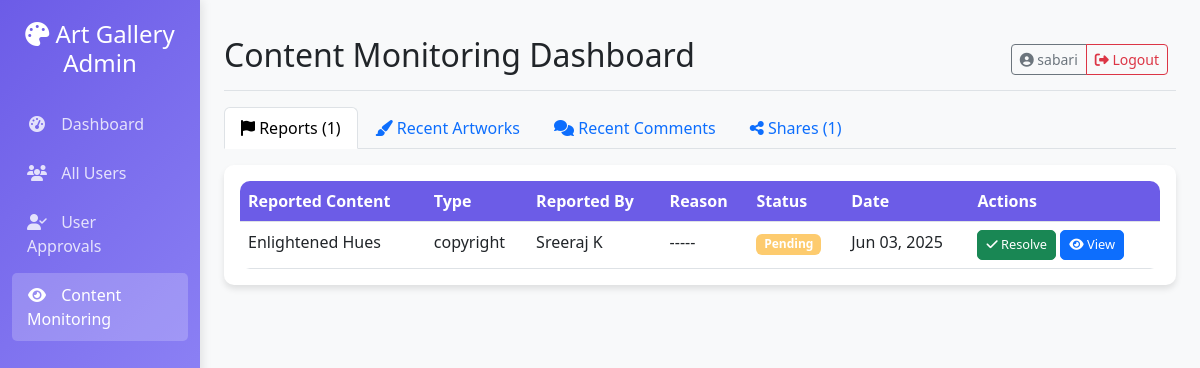
Page /admin_content/ (signed in) on the committed database.
### Art/models.py (models this page shows, shortened)
class User(AbstractUser):
    USER_TYPE_CHOICES = (
        ('artist', 'Artist'),
        ('viewer', 'Viewer')
    )
    user_type = models.CharField(max_length=10, choices=USER_TYPE_CHOICES)
    bio = models.TextField(blank=True)
    profile_picture = models.ImageField(upload_to='profiles/', blank=True)
    website = models.URLField(blank=True)
    created_at = models.DateTimeField(auto_now_add=True)
    class Meta:
        permissions = [
            ("approve_user", "Can approve/reject user accounts"),
            ("manage_content", "Can moderate content")
        ]

class Report(models.Model):
    REPORT_TYPES = (
        ('spam', 'Spam'),
        ('inappropriate', 'Inappropriate Content'),
        ('copyright', 'Copyright Violation'),
        ('other', 'Other')
    )
    reporter = models.ForeignKey(
        User,
        on_delete=models.CASCADE,
        limit_choices_to={'is_approved': True}
    )
    artwork = models.ForeignKey(
        Artwork,
        on_delete=models.CASCADE
    )
    report_type = models.CharField(max_length=20, choices=REPORT_TYPES)
    details = models.TextField(blank=True)
    created_at = models.DateTimeField(auto_now_add=True)
    is_resolved = models.BooleanField(default=False)
    resolved_by = models.ForeignKey(
        User,
        on_delete=models.SET_NULL,
        null=True,
        blank=True,
        related_name='resolved_reports',
        limit_choices_to={'is_superuser': True}
    )
    class Meta:
        ordering = ['-created_at']

class Artwork(models.Model):
    artist = models.ForeignKey(
        User,
        on_delete=models.CASCADE,
        limit_choices_to={'user_type': 'artist', 'is_approved': True}
    )
    title = models.CharField(max_length=200)
    image = models.ImageField(upload_to='artworks/')
    description = models.TextField(blank=True)
    upload_date = models.DateTimeField(auto_now_add=True)
    tags = models.CharField(max_length=255, blank=True)
    class Meta:
        ordering = ['-upload_date']

### Art/views.py (the view)
# urls.py: path('admin_content/', views.content_monitoring, name='admin_content_monitoring'),
@login_required(login_url='login')
def content_monitoring(request):
    artworks = Artwork.objects.all().order_by('-upload_date')
    comments = Comment.objects.all().order_by('-created_at')
    reports = Report.objects.all().order_by('-created_at')
    shares = Share.objects.all().order_by('-shared_at')
    return render(request, 'adminT/content_monitoring.html', {
        'artworks': artworks[:20],
        'comments': comments[:20],
        'reports': reports,
        'shares': shares[:50],
    })

### Art/templates/adminT/content_monitoring.html (shortened to what this page needs)
{% extends 'adminT/admin_base.html' %}
{% block heading %}Content Monitoring Dashboard{% endblock %}
{% block content %}
<ul class="nav nav-tabs" id="contentTabs" role="tablist">
    <li class="nav-item" role="presentation">
        <button class="nav-link active" id="reports-tab" data-bs-toggle="tab" data-bs-target="#reports" type="button"
            role="tab" aria-controls="reports" aria-selected="true">
            <i class="fas fa-flag"></i> Reports ({{ reports.count }})
        </button>
    </li>
    <li class="nav-item" role="presentation">
        <button class="nav-link" id="artworks-tab" data-bs-toggle="tab" data-bs-target="#artworks" type="button"
            role="tab" aria-controls="artworks" aria-selected="false">
            <i class="fas fa-paint-brush"></i> Recent Artworks
        </button>
    </li>
    <li class="nav-item" role="presentation">
        <button class="nav-link" id="comments-tab" data-bs-toggle="tab" data-bs-target="#comments" type="button"
            role="tab" aria-controls="comments" aria-selected="false">
            <i class="fas fa-comments"></i> Recent Comments
        </button>
    </li>
    <li class="nav-item" role="presentation">
        <button class="nav-link" id="shares-tab" data-bs-toggle="tab" data-bs-target="#shares" type="button" role="tab"
            aria-controls="shares" aria-selected="false">
            <i class="fas fa-share-alt"></i> Shares ({{ shares.count }})
        </button>
    </li>
</ul>
<div class="tab-content mt-3" id="contentTabsContent">
    <div class="tab-pane fade show active" id="reports" role="tabpanel" aria-labelledby="reports-tab">
        <div class="card">
            <div class="card-body">
                {% if reports %}
                <div class="table-responsive">
                    <table class="table table-hover">
                        <thead>
                            <tr>
                                <th>Reported Content</th>
                                <th>Type</th>
                                <th>Reported By</th>
                                <th>Reason</th>
                                <th>Status</th>
                                <th>Date</th>
                                <th>Actions</th>
                            </tr>
                        </thead>
                        <tbody>
                            {% for report in reports %}
                            <tr>
                                <td>{{ report.artwork.title|truncatechars:30 }}</td>
                                <td>{{ report.report_type }}</td>
                                <td>{{ report.reporter.first_name }} {{ report.reporter.last_name }}</td>
                                <td>
                                    {% if report.details %}
                                    {{ report.details }}
                                    {% else %}
                                    -----
                                    {% endif %}
                                </td>
                                <td>
                                    <span
                                        class="badge {% if report.is_resolved %}badge-resolved{% else %}badge-pending{% endif %}">
                                        {% if report.is_resolved %}Resolved{% else %}Pending{% endif %}
                                    </span>
                                </td>
                                <td>{{ report.created_at|date:"M d, Y" }}</td>
                                <td>
                                    {% if not report.is_resolved %}
                                    <form method="POST" action="{% url 'resolve_report' report.id %}" class="d-inline">
                                        <button type="submit" class="btn btn-sm btn-success action-btn">
                                            <i class="fas fa-check"></i> Resolve
                                        </button>
                                    </form>
                                    {% endif %}
                                    <button class="btn btn-sm btn-primary action-btn" data-bs-toggle="modal"
                                        data-bs-target="#reportModal{{ report.id }}">
                                        <i class="fas fa-eye"></i> View
                                    </button>
                                </td>
                            </tr>
                            {% endfor %}
                        </tbody>
                    </table>
                </div>
                {% else %}
                <div class="alert alert-success">
                    <i class="fas fa-check-circle"></i> There are no active reports at this time.
                </div>
                {% endif %}
            </div>
        </div>
    </div>
</div>
{% endblock %}

### Art/templates/adminT/admin_base.html (shortened to what this page needs)
{% load static %}
<!DOCTYPE html>
<html lang="en">
<head>
    <link href="https://cdn.jsdelivr.net/npm/bootstrap@5.3.0/dist/css/bootstrap.min.css" rel="stylesheet">
    <link rel="stylesheet" href="https://cdnjs.cloudflare.com/ajax/libs/font-awesome/6.4.0/css/all.min.css">
</head>
<body>
    <div class="container-fluid">
        <div class="row">
            <div class="col-md-3 col-lg-2 d-md-block sidebar collapse">
                <div class="text-center mb-4">
                    <h4><i class="fas fa-palette"></i> Art Gallery Admin</h4>
                </div>
                <ul class="nav flex-column">
                    <li class="nav-item">
                        <a class="nav-link {% if request.path == '/admin_dashboard/' %}active{% endif %}"
                            href="{% url 'admin_dashboard' %}">
                            <i class="fas fa-tachometer-alt"></i> Dashboard
                        </a>
                    </li>
                    <li class="nav-item">
                        <a class="nav-link {% if request.path == '/admin_all_users/' %}active{% endif %}"
                            href="{% url 'admin_all_users' %}">
                            <i class="fas fa-users"></i> All Users
                        </a>
                    </li>
                    <li class="nav-item">
                        <a class="nav-link {% if request.path == '/admin_user_management' %}active{% endif %}"
                            href="{% url 'admin_user_management' %}">
                            <i class="fas fa-user-check"></i> User Approvals
                        </a>
                    </li>
                    <li class="nav-item">
                        <a class="nav-link {% if request.path == '/admin_content/' %}active{% endif %}"
                            href="{% url 'admin_content_monitoring' %}">
                            <i class="fas fa-eye"></i> Content Monitoring
                        </a>
                    </li>
                </ul>
            </div>
            <main class="col-md-9 ms-sm-auto col-lg-10 px-md-4 main-content">
                <div
                    class="d-flex justify-content-between flex-wrap flex-md-nowrap align-items-center pt-3 pb-2 mb-3 border-bottom">
                    <h1 class="h2">{% block heading %}{% endblock %}</h1>
                    <div class="btn-toolbar mb-2 mb-md-0">
                        <div class="btn-group me-2">
                            <span class="btn btn-sm btn-outline-secondary">
                                <i class="fas fa-user-circle"></i> {{ request.user.username }}
                            </span>
                            <a href="{% url 'logout' %}" class="btn btn-sm btn-outline-danger">
                                <i class="fas fa-sign-out-alt"></i> Logout
                            </a>
                        </div>
                    </div>
                </div>
                {% block content %}{% endblock %}
            </main>
        </div>
    </div>
</body>
</html>

### Art/templates/adminT/admin_base.html (style rules this page uses)
:root { --primary-color: #6c5ce7; --secondary-color: #a29bfe; --dark-color: #2d3436; --light-color: #f5f6fa; --danger-color: #d63031; --warning-color: #fdcb6e; --success-color: #00b894; }
body { background-color: #f8f9fa; font-family: 'Segoe UI', Tahoma, Geneva, Verdana, sans-serif; }
.sidebar { background: linear-gradient(135deg, var(--primary-color), var(--secondary-color)); color: white; height: 100vh; position: fixed; padding-top: 20px; box-shadow: 2px 0 10px rgba(0, 0, 0, 0.1); }
.sidebar .nav-link { color: rgba(255, 255, 255, 0.8); margin-bottom: 5px; border-radius: 5px; padding: 10px 15px; transition: all 0.3s; }
.sidebar .nav-link:hover, .sidebar .nav-link.active { background-color: rgba(255, 255, 255, 0.2); color: white; }
.sidebar .nav-link i { margin-right: 10px; width: 20px; text-align: center; }
.main-content { margin-left: 250px; padding: 20px; }
.card { border: none; border-radius: 10px; box-shadow: 0 4px 6px rgba(0, 0, 0, 0.1); transition: transform 0.3s; margin-bottom: 20px; }
.table-responsive { border-radius: 10px; overflow: hidden; }
.table { margin-bottom: 0; }
.table th { background-color: var(--primary-color); color: white; }
.badge-pending { background-color: var(--warning-color); }
.action-btn { padding: 5px 10px; border-radius: 5px; font-size: 0.8rem; }
.action-btn { padding: 0.25rem 0.5rem; font-size: 0.8rem; }

### rows in the picture
User: user.username "sabari"
Report: artwork "Enlightened Hues", report_type "copyright", reporter.first_name "Sreeraj", reporter.last_name "K", is_resolved "Pending", created_at "Jun 03, 2025"

### other values in the picture
{{ reports.count }} "1"
{{ shares.count }} "1"
